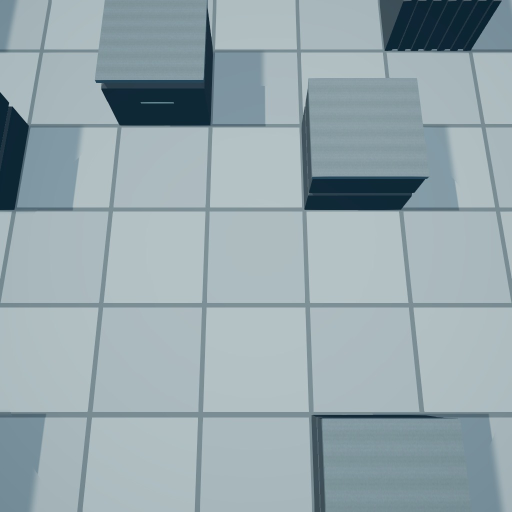
#> input picture Captures/AbilityJuice/shots/r4/debris/f0004.jpg, 1024 x 1024 px (shown at 1/2 size); its folder holds only this picture in this run
$ python _ad4_seq.py
#> lines starting #> are read from the running program, lines starting #| are printed output that depends on the picture
import numpy as np
from PIL import Image
import glob, os

B = "Captures/AbilityJuice"
D = f"{B}/shots/r4/debris"
files = sorted(glob.glob(f"{D}/f*.jpg"))
FRAME = 1024 * 1024
CELL = 201.0 * 193.0  # projected cell area on the 1024 full-res frame


def load(p):
    return np.asarray(Image.open(p).convert("RGB")).astype(np.float32)


def lum(a):
    return 0.299 * a[..., 0] + 0.587 * a[..., 1] + 0.114 * a[..., 2]
#> returned value: shape (1024, 1024) float32


def sat(a):
    mx, mn = a.max(axis=2), a.min(axis=2)
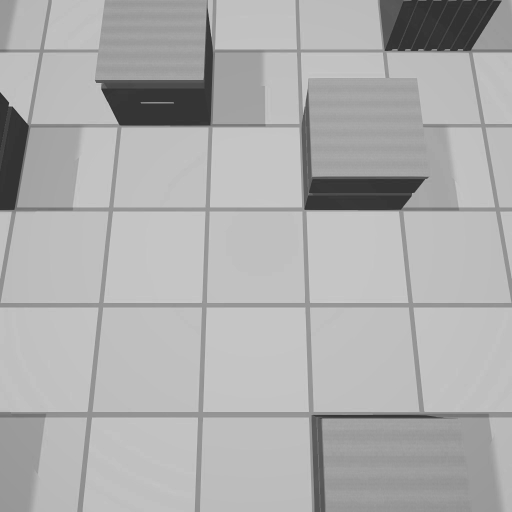
#> mx: shape (1024, 1024) float32 (shown at 1/2 size); min 39, max 203, mean 173.1
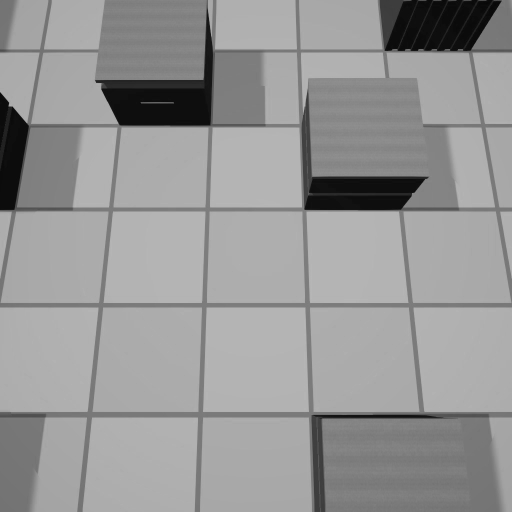
#> mn: shape (1024, 1024) float32 (shown at 1/2 size); min 2, max 185, mean 150.2
    return np.where(mx > 1e-6, (mx - mn) / np.maximum(mx, 1e-6), 0.0)
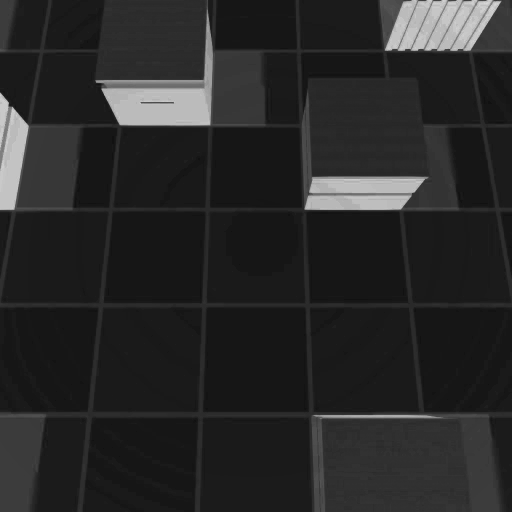
#> returned value: shape (1024, 1024) float32 (shown at 1/2 size); min 0.0622, max 0.952, mean 0.16


plate = load(files[0])
pL = lum(plate)

# impact frame index 15 per picks.json -> t = (15-12)/30 ? derive from contact sheet: f0011 = -0.033s
# picks: windup_frame 11 -> -0.0333s, impact 15 -> +0.1s, aftermath 28 -> +0.5333s  => t = (n-12)/30
print(f"{'f':>3} {'t':>7} {'clip':>6} {'opaqCell2':>9} {'satA_%':>7} {'satA_cell2':>10} {'satB_%':>7} {'meanS_eff':>9} {'maxL':>5}")
rows = []
for i, f in enumerate(files):
    a = load(f)
    L, S = lum(a), sat(a)
    clip = ((a[..., 0] > 250) & (a[..., 1] > 250) & (a[..., 2] > 250)).sum()
#> clip = 0
    opaque = ((pL - L) > 60).sum()
#> opaque = 0
    mA = (S >= 0.50) & (L >= 120)
#> mA: shape (1024, 1024) bool; every value is 0
    mB = (S > 0.45) & (L > 199)
    eff = np.abs(a - plate).max(axis=2) > 14
    ms = float(S[eff].mean()) if eff.sum() > 50 else 0.0
#> ms = 0
    t = (i - 12) / 30.0
    rows.append((i, t, clip, opaque / CELL, 100 * mA.sum() / FRAME, mA.sum() / CELL, 100 * mB.sum() / FRAME, ms, float(L.max())))
    print(f"{i:3d} {t:+7.3f} {clip:6d} {opaque/CELL:9.3f} {100*mA.sum()/FRAME:7.3f} {mA.sum()/CELL:10.3f} {100*mB.sum()/FRAME:7.3f} {ms:9.3f} {L.max():5.0f}")
#|   0  -0.400      0     0.000   0.000      0.000   0.000     0.000   194

r = np.array([[x[2], x[3], x[4], x[5]] for x in rows])
#> r = [[0, 0, 0, 0]]
print("\npeak clip frame:", int(np.argmax(r[:, 0])), "peak opaque frame:", int(np.argmax(r[:, 1])), "peak satA frame:", int(np.argmax(r[:, 2])))
#| peak clip frame: 0 peak opaque frame: 0 peak satA frame: 0
